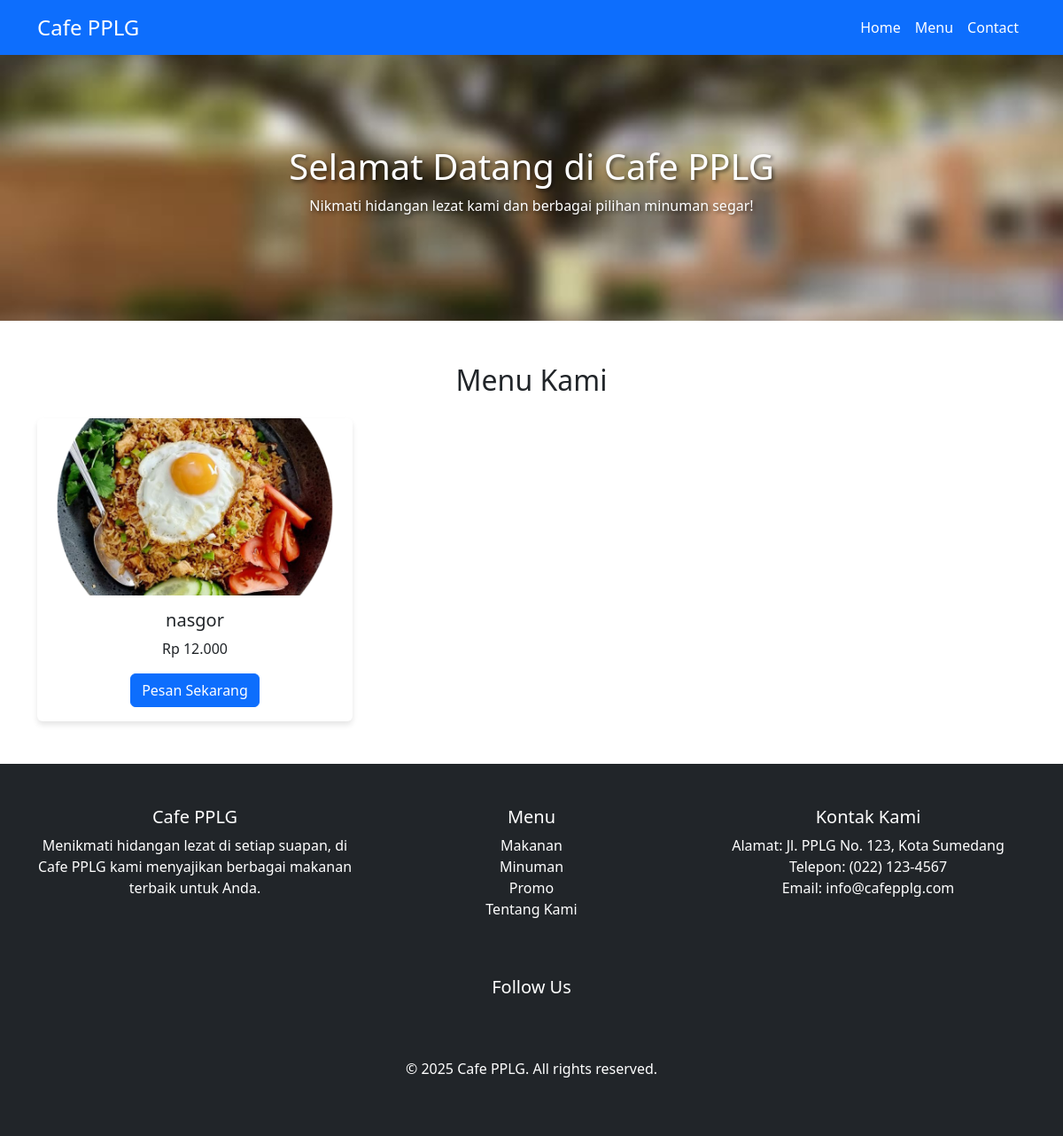
Before: / with the older database file.
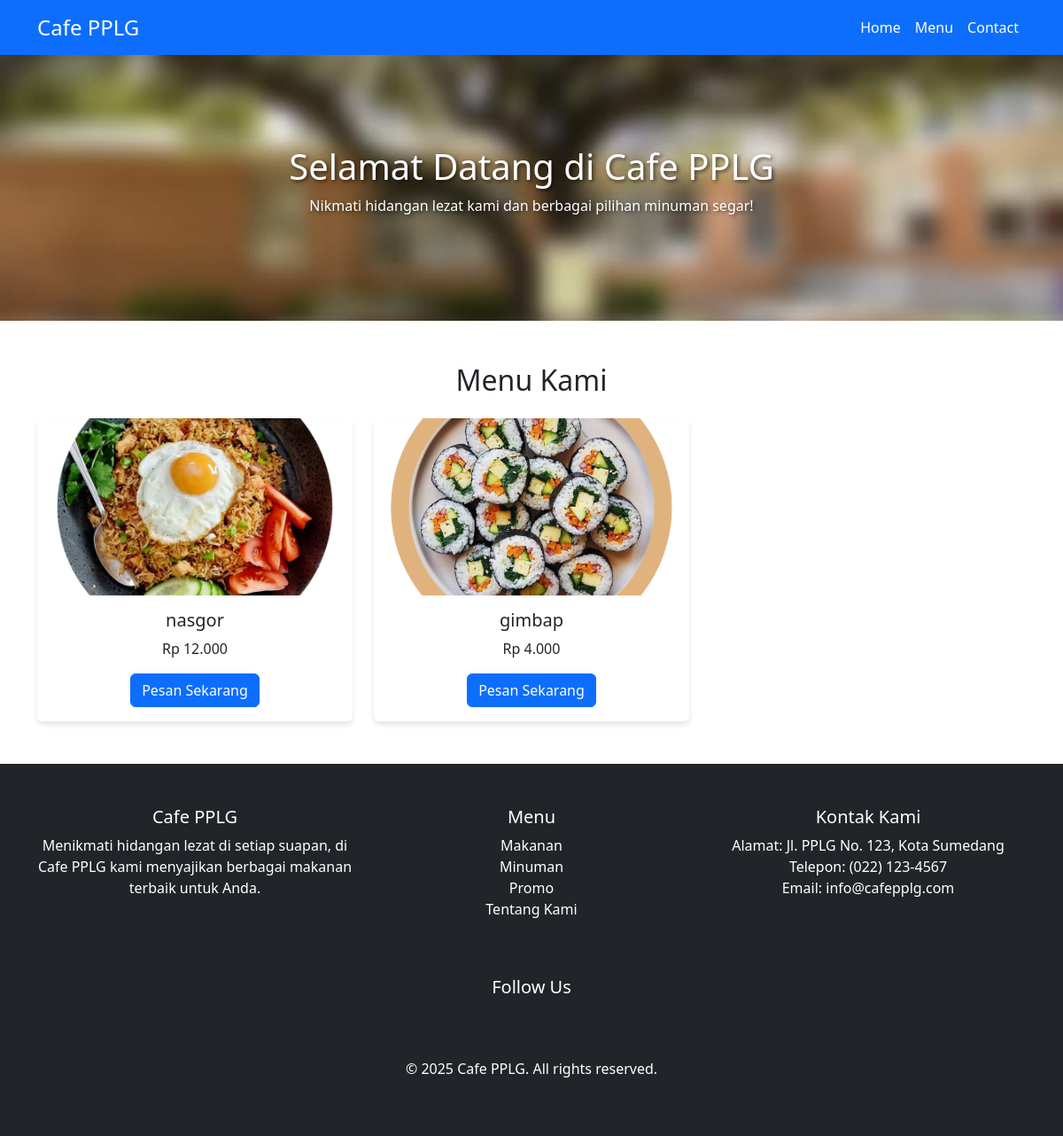
After: the same page with the newer database file.
### tables this page shows
CREATE TABLE `product` (
  `product_id` int NOT NULL,
  `name` varchar(255) NOT NULL,
  `price` decimal(10,2) NOT NULL,
  `description` text,
  `image` varchar(255) DEFAULT NULL,
  `is_active` tinyint(1) DEFAULT '1'
);

### index.php (the view, shortened to what this page needs)
<?php
require_once 'db.php';
$query = $conn->prepare("SELECT * FROM product WHERE is_active=1 LIMIT 6");
$query->execute();
$products = $query->get_result();
?>
<!DOCTYPE html>
<html lang="id">
<head>
    <link href="https://cdn.jsdelivr.net/npm/bootstrap@5.3.0-alpha1/dist/css/bootstrap.min.css" rel="stylesheet">
</head>
<body>
    <nav class="navbar navbar-expand-lg navbar-dark bg-primary">
        <div class="container">
            <a class="navbar-brand" href="#">Cafe PPLG</a>
            <div class="collapse navbar-collapse" id="navbarNav">
                <ul class="navbar-nav ms-auto">
                    <li class="nav-item">
                        <a class="nav-link active" aria-current="page" href="index.php">Home</a>
                    </li>
                    <li class="nav-item">
                        <a class="nav-link" href="shop.php">Menu</a>
                    </li>
                    <li class="nav-item">
                        <a class="nav-link" href="contact.php">Contact</a>
                    </li>
                </ul>
            </div>
        </div>
    </nav>
    <section class="hero-section">
        <div class="text-center">
            <h1>Selamat Datang di Cafe PPLG</h1>
            <p>Nikmati hidangan lezat kami dan berbagai pilihan minuman segar!</p>
        </div>
    </section>
    <div class="container mt-5">
        <h2 class="text-center">Menu Kami</h2>
        <div class="row mt-4">
            <?php while ($product = $products->fetch_assoc()) { ?>
                <div class="col-md-4 mb-4">
                    <div class="card">
                        <img src="img/<?= $product["image"] ?>" class="card-img-top" alt="<?= $product['name']; ?>">
                        <div class="card-body">
                            <h5 class="card-title"><?= $product['name']; ?></h5>
                            <p class="card-text">Rp <?= number_format($product['price'], 0, ',', '.'); ?></p>
                            <a href="shop.php" class="btn btn-primary">Pesan Sekarang</a>
                        </div>
                    </div>
                </div>
            <?php } ?>
        </div>
    </div>
    <footer class="bg-dark text-white py-5 mt-4">
        <div class="container">
            <div class="row">
                <div class="col-md-4 mb-4">
                    <h5>Cafe PPLG</h5>
                    <p>Menikmati hidangan lezat di setiap suapan, di Cafe PPLG kami menyajikan berbagai makanan terbaik untuk Anda.</p>
                </div>
                <div class="col-md-4 mb-4">
                    <h5>Menu</h5>
                    <ul class="list-unstyled">
                        <li><a href="#" class="text-white text-decoration-none">Makanan</a></li>
                        <li><a href="#" class="text-white text-decoration-none">Minuman</a></li>
                        <li><a href="#" class="text-white text-decoration-none">Promo</a></li>
                        <li><a href="#" class="text-white text-decoration-none">Tentang Kami</a></li>
                    </ul>
                </div>
                <div class="col-md-4 mb-4">
                    <h5>Kontak Kami</h5>
                    <ul class="list-unstyled">
                        <li><i class="bi bi-geo-alt"></i> Alamat: Jl. PPLG No. 123, Kota Sumedang</li>
                        <li><i class="bi bi-telephone"></i> Telepon: (022) 123-4567</li>
                        <li><i class="bi bi-envelope"></i> Email: info@cafepplg.com</li>
                    </ul>
                </div>
            </div>
            <div class="text-center mt-4">
                <h5>Follow Us</h5>
            </div>
            <div class="text-center mt-4">
                <p>&copy; 2025 Cafe PPLG. All rights reserved.</p>
            </div>
        </div>
    </footer>
</body>
</html>

### index.php (style rules this page uses)
.card-img-top { width: 100%; height: 200px; object-fit: cover; }
.card { border: none; box-shadow: 0 4px 6px rgba(0, 0, 0, 0.1); }
.card-body { text-align: center; }
footer { background-color: #343a40; color: white; padding: 10px 0; text-align: center; margin-top: 40px; }
.navbar { background-color: #007bff; }
.navbar-brand { font-size: 1.5em; color: white; }
.navbar-nav .nav-link { color: white !important; }
.hero-section { background-image: url('img/bg.jpg'); background-size: cover; background-position: center; height: 300px; display: flex; justify-content: center; align-items: center; color: white; text-shadow: 2px 2px 4px rgba(0, 0, 0, 0.6); }
.hero-section h1 { font-size: 2.5em; }

Changed rows visible on the page:
added product: image+name (picture), name "gimbap", price "4.000"
